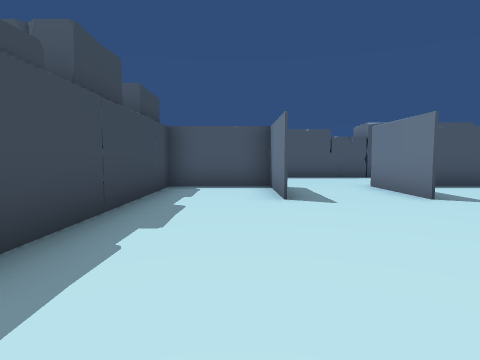
[1] (above)

12 first-person views from a walk through a 3-D level made in the Unity game engine. The camera is 1.4 m above the floor, tilts 4° down and sees 75° across. The floor is counted in squares, 2 m on a side. Each view is taken from the middle of a square. On the plan, view 1 faces up. The plan holds only what a view shows up to about 10 squares ahead; the rest is blank. The place goes on beyond the plan.

[2]
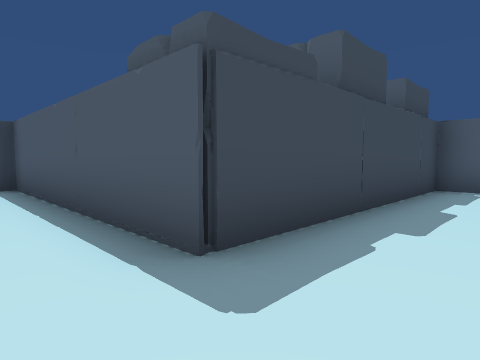

[3]
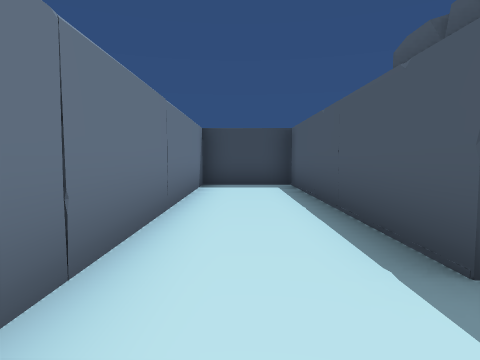

[4]
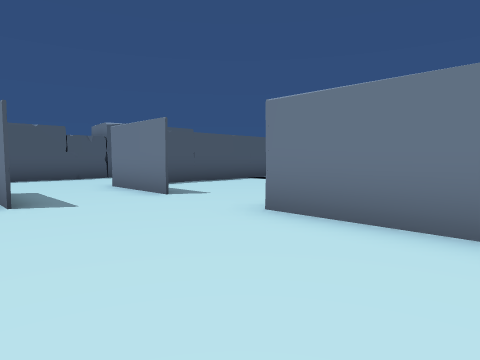

[5]
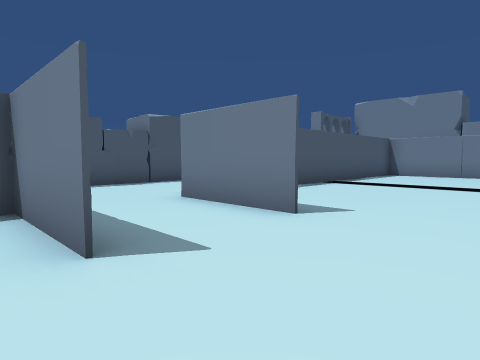

[6]
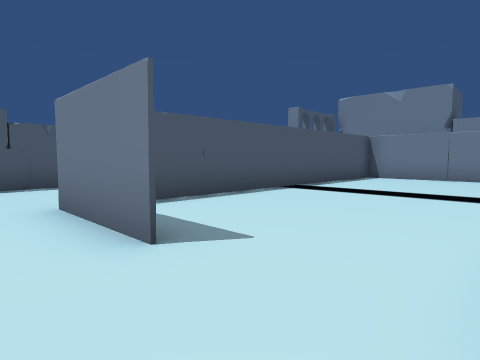

[7]
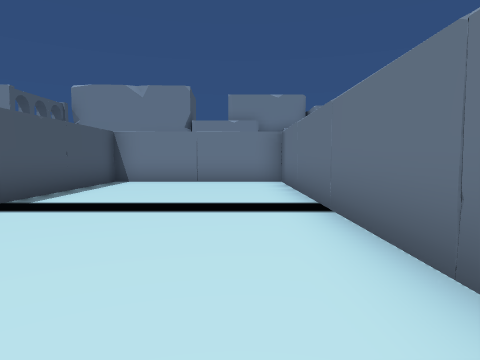

[8]
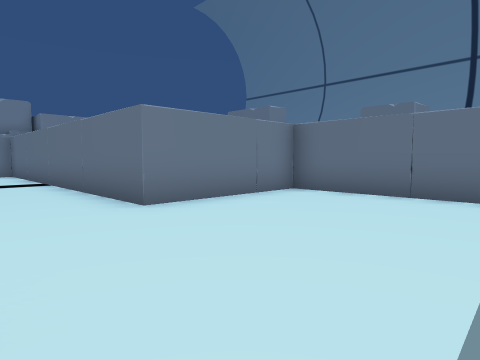

[9]
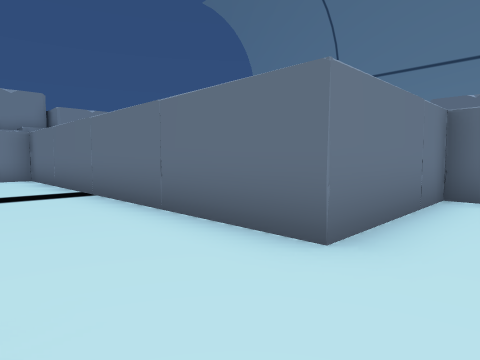

[10]
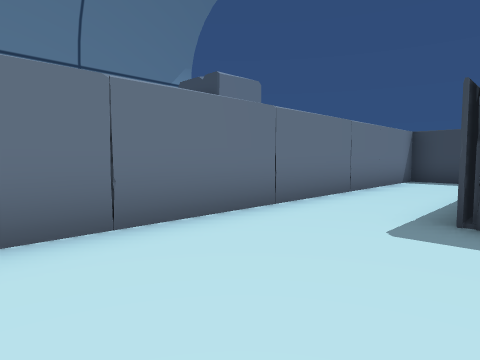

[11]
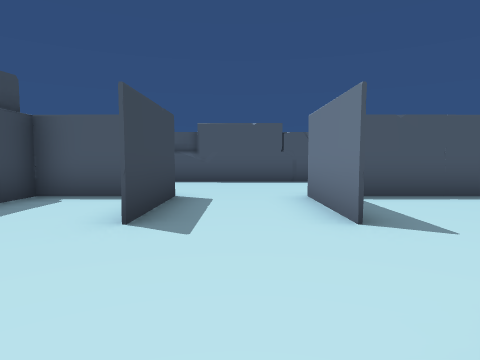

[12]
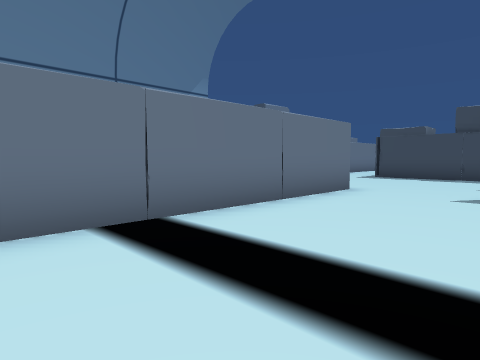

### Floor plan
Ten units are one square. View 1 is at (0, 0); x grows to the right and y downward. Boxes are objects, and circles mark ways between rooms. Rooms are numbered by the first view taken in them; rooms with no view inside come last. Other rooms are left out.
<svg viewBox="-87 -85 225 100">
<path fill="none" stroke="#000" d="M-17 -55 -17 -34M8 -52 8 -77 -15 -77M-34 -13 -82 -13 -82 10 33 10 33 -28M33 -52 33 -77M8 -79 8 -53M33 -28 133 -28 133 -77 42 -77"/>
<rect x="-35" y="-25" width="20" height="10" fill="#bbb"><title>other object</title></rect>
<rect x="-35" y="-55" width="10" height="20" fill="#bbb"><title>other object</title></rect>
<circle cx="30" cy="-45" r="3" fill="#2a7"/>
<text x="-10" y="-30">1</text>
<text x="80" y="-60">2</text>
</svg>
Room 1 opens to room 2.

Where each view was taken, in squares from view 1:
view 1: 0 up, 0 right, facing up
view 2: 0 up, 0 right, facing up-left
view 3: 0 up, 0 right, facing left
view 4: 0 up, 0 right, facing up-right
view 5: 3 up, 0 right, facing up-right
view 6: 3 up, 2 right, facing up-right
view 7: 4 up, 4 right, facing right
view 8: 5 up, 1 left, facing down-right
view 9: 5 up, 2 right, facing down-right
view 10: 2 up, 2 right, facing down-left
view 11: 2 up, 2 right, facing up
view 12: 6 up, 10 right, facing down-left
